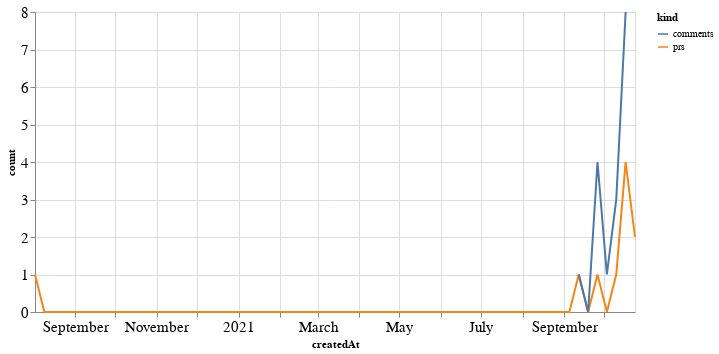

The code cell stored with this chart in its notebook:
### Code cell
alt.Chart(total_time, width=600).mark_line().encode(
    x='createdAt',
    y='count',
    color='kind'
)

### Figure 1 — Vega-Lite specification as saved in the notebook (floating-point values rounded to 4 significant figures; data arrays with more than 128 entries replaced by an {"elided": "..."} marker saying what was removed)
{"config": {"axisLeft": {"labelFontSize": 15}, "axisBottom": {"labelFontSize": 15}}, "data": {"name": "data-04eac98916c143a56ce9a265cd14e3f1"}, "mark": "line", "encoding": {"color": {"type": "nominal", "field": "kind"}, "x": {"type": "temporal", "field": "createdAt"}, "y": {"type": "quantitative", "field": "count"}}, "width": 600, "$schema": "https://vega.github.io/schema/vega-lite/v4.8.1.json", "datasets": {"data-04eac98916c143a56ce9a265cd14e3f1": {"elided": "130 records"}}}
